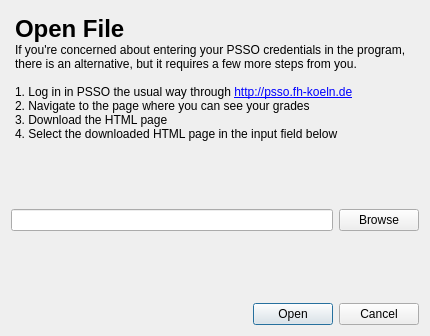
<?xml version="1.0" encoding="UTF-8"?>
<ui version="4.0">
 <class>OpenFileDialog</class>
 <widget class="QDialog" name="OpenFileDialog">
  <property name="geometry">
   <rect>
    <x>0</x>
    <y>0</y>
    <width>430</width>
    <height>336</height>
   </rect>
  </property>
  <property name="windowTitle">
   <string>Dialog</string>
  </property>
  <layout class="QGridLayout" name="gridLayout">
   <item row="4" column="0" colspan="2">
    <widget class="QDialogButtonBox" name="button_box">
     <property name="standardButtons">
      <set>QDialogButtonBox::Cancel|QDialogButtonBox::Open</set>
     </property>
    </widget>
   </item>
   <item row="1" column="0">
    <widget class="QLineEdit" name="file_path">
     <property name="readOnly">
      <bool>true</bool>
     </property>
    </widget>
   </item>
   <item row="1" column="1">
    <widget class="QPushButton" name="browse_button">
     <property name="text">
      <string>Browse</string>
     </property>
    </widget>
   </item>
   <item row="3" column="0" colspan="2">
    <spacer name="verticalSpacer">
     <property name="orientation">
      <enum>Qt::Vertical</enum>
     </property>
     <property name="sizeHint" stdset="0">
      <size>
       <width>20</width>
       <height>40</height>
      </size>
     </property>
    </spacer>
   </item>
   <item row="0" column="0" colspan="2">
    <widget class="QTextEdit" name="description">
     <property name="styleSheet">
      <string notr="true">background-color: transparent;</string>
     </property>
     <property name="frameShape">
      <enum>QFrame::NoFrame</enum>
     </property>
     <property name="html">
      <string>&lt;!DOCTYPE HTML PUBLIC &quot;-//W3C//DTD HTML 4.0//EN&quot; &quot;http://www.w3.org/TR/REC-html40/strict.dtd&quot;&gt;
&lt;html&gt;&lt;head&gt;&lt;meta name=&quot;qrichtext&quot; content=&quot;1&quot; /&gt;&lt;style type=&quot;text/css&quot;&gt;
p, li { white-space: pre-wrap; }
&lt;/style&gt;&lt;/head&gt;&lt;body style=&quot; font-family:'Ubuntu'; font-size:9pt; font-weight:400; font-style:normal;&quot;&gt;
&lt;p style=&quot; margin-top:0px; margin-bottom:0px; margin-left:0px; margin-right:0px; -qt-block-indent:0; text-indent:0px;&quot;&gt;&lt;span style=&quot; font-size:18pt; font-weight:600;&quot;&gt;Open File&lt;/span&gt;&lt;/p&gt;
&lt;p style=&quot; margin-top:0px; margin-bottom:0px; margin-left:0px; margin-right:0px; -qt-block-indent:0; text-indent:0px;&quot;&gt;If you're concerned about entering your PSSO credentials in the program, there is an alternative, but it requires a few more steps from you.&lt;/p&gt;
&lt;p style=&quot;-qt-paragraph-type:empty; margin-top:0px; margin-bottom:0px; margin-left:0px; margin-right:0px; -qt-block-indent:0; text-indent:0px;&quot;&gt;&lt;br /&gt;&lt;/p&gt;
&lt;p style=&quot; margin-top:0px; margin-bottom:0px; margin-left:0px; margin-right:0px; -qt-block-indent:0; text-indent:0px;&quot;&gt;1. Log in in PSSO the usual way through &lt;a href=&quot;http://psso.fh-koeln.de&quot;&gt;&lt;span style=&quot; text-decoration: underline; color:#0000ff;&quot;&gt;http://psso.fh-koeln.de&lt;/span&gt;&lt;/a&gt;&lt;/p&gt;
&lt;p style=&quot; margin-top:0px; margin-bottom:0px; margin-left:0px; margin-right:0px; -qt-block-indent:0; text-indent:0px;&quot;&gt;2. Navigate to the page where you can see your grades&lt;/p&gt;
&lt;p style=&quot; margin-top:0px; margin-bottom:0px; margin-left:0px; margin-right:0px; -qt-block-indent:0; text-indent:0px;&quot;&gt;3. Download the HTML page&lt;/p&gt;
&lt;p style=&quot; margin-top:0px; margin-bottom:0px; margin-left:0px; margin-right:0px; -qt-block-indent:0; text-indent:0px;&quot;&gt;4. Select the downloaded HTML page in the input field below&lt;/p&gt;&lt;/body&gt;&lt;/html&gt;</string>
     </property>
    </widget>
   </item>
  </layout>
 </widget>
 <resources/>
 <connections>
  <connection>
   <sender>button_box</sender>
   <signal>accepted()</signal>
   <receiver>OpenFileDialog</receiver>
   <slot>accept()</slot>
   <hints>
    <hint type="sourcelabel">
     <x>227</x>
     <y>314</y>
    </hint>
    <hint type="destinationlabel">
     <x>157</x>
     <y>274</y>
    </hint>
   </hints>
  </connection>
  <connection>
   <sender>button_box</sender>
   <signal>rejected()</signal>
   <receiver>OpenFileDialog</receiver>
   <slot>reject()</slot>
   <hints>
    <hint type="sourcelabel">
     <x>295</x>
     <y>320</y>
    </hint>
    <hint type="destinationlabel">
     <x>286</x>
     <y>274</y>
    </hint>
   </hints>
  </connection>
 </connections>
</ui>
